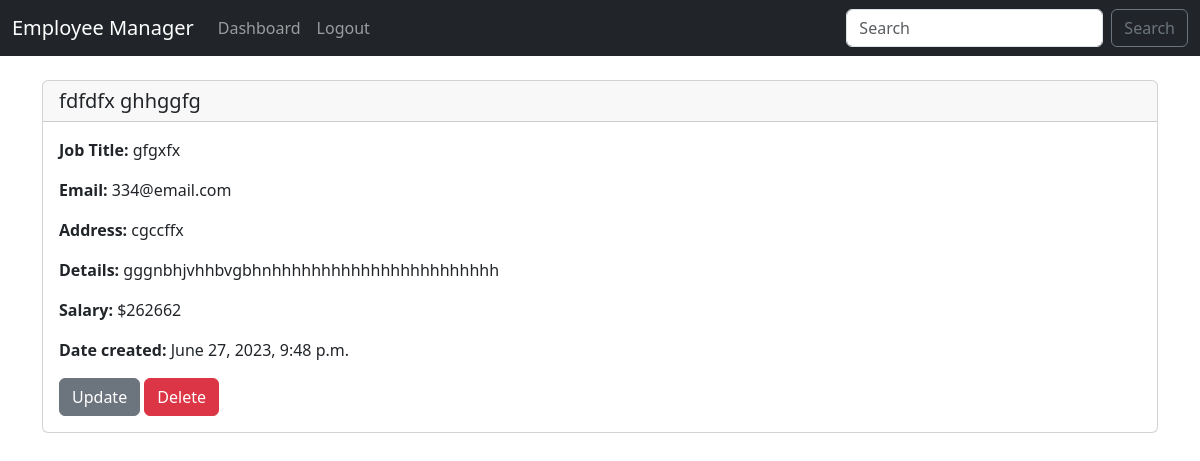
The app's page /record/11 (signed in) with its own data.
### core/models.py (models this page shows)
class Employee(models.Model):
    user = models.ForeignKey(User, on_delete=models.CASCADE)
    first_name = models.CharField(max_length=100)
    last_name = models.CharField(max_length=100)
    job_title = models.CharField(max_length=100, default="")
    email_address = models.EmailField(max_length=100)
    address = models.CharField(max_length=200)
    details = models.TextField(default="")
    salary = models.IntegerField()
    date_created = models.DateTimeField(auto_now_add=True)
    def __str__(self):
        return f"{self.first_name} {self.last_name}"

### core/views.py (the view)
# urls.py: path("record/<int:pk>", views.record_view, name="record"),
def record_view(request, pk):
    if request.user.is_authenticated:
        current_user = request.user
        record = Employee.objects.get(user=current_user, id=pk)
        return render(request, 'record.html', {'record':record})
    else:
        messages.info(request, "You must be logged in to view this page")
        return redirect('index')

### templates/record.html
{% extends 'base.html' %}
{% block content %}
{% if record %}
    <div class="card">
        <h5 class="card-header">{{record}}</h5>
        <div class="card-body">
        <p class="card-text"><strong>Job Title:</strong> {{record.job_title}}</p>
        <p class="card-text"><strong>Email:</strong> {{record.email_address}}</p>
        <p class="card-text"><strong>Address:</strong> {{record.address}}</p>
        <p class="card-text"><strong>Details:</strong> {{record.details}}</p>
        <p class="card-text"><strong>Salary:</strong> ${{record.salary}}</p>
        <p class="card-text"><strong>Date created:</strong> {{record.date_created}}</p>
        <a href="{% url 'update_employee' record.id %}" class="btn btn-secondary">Update</a>
        <a href="{% url 'delete_employee' record.id %}" class="btn btn-danger">Delete</a>
        </div>
    </div>
{% endif %}
{% endblock %}

### records on screen
Employee: first_name+last_name "fdfdfx ghhggfg", job_title "gfgxfx", email_address "334@email.com", address "cgccffx", details "gggnbhjvhhbvgbhnhhhhhhhhhhhhhhhhhhhhhhh", salary "262662", date_created "June 27, 2023, 9:48 p.m."
